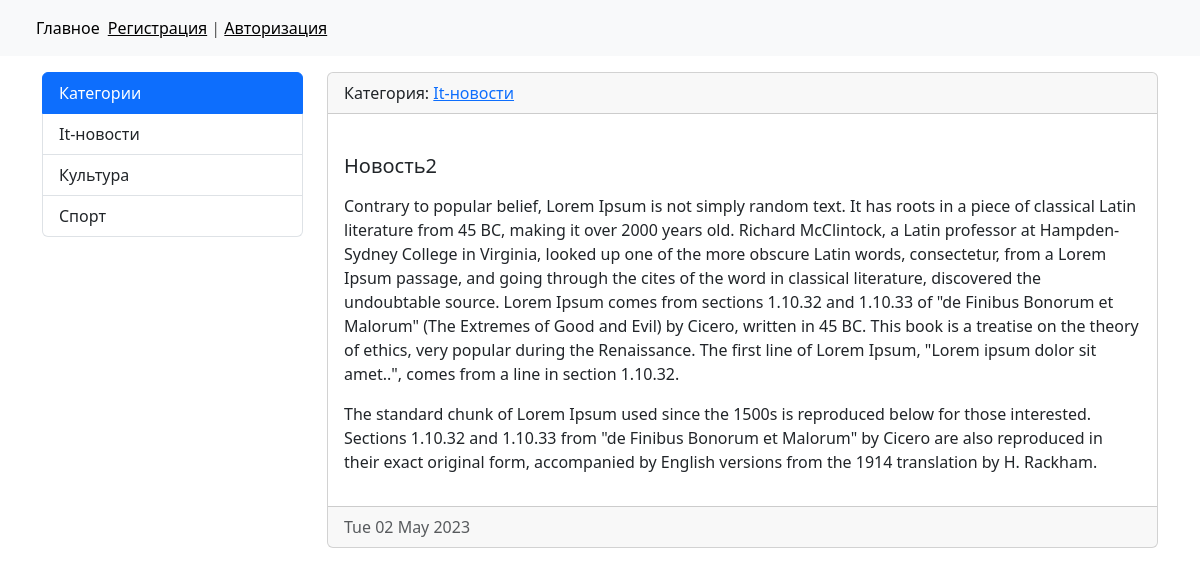
Screenshot of /news/2/ with the database file from the repository.
### news/models.py (models this page shows, shortened)
class Category(models.Model):
    name_category = models.CharField(max_length=150, db_index=True, verbose_name="Наименование категории")
    def get_absolute_url(self):
        return reverse('category', kwargs={"category_id": self.pk})
    def __str__(self):
        return self.name_category
    class Meta:
        verbose_name = "Категория"
        verbose_name_plural = "Категории"
        ordering = ["name_category"]

class News(models.Model):
    title = models.CharField(max_length=150, verbose_name="Наименование")
    content = models.TextField(blank=True, verbose_name="Контент")
    created_at = models.DateTimeField(auto_now_add=True, verbose_name="Дата публикации")
    updated_at = models.DateTimeField(auto_now=True, verbose_name="Обновлено")
    photo = models.ImageField(upload_to="photos/%Y/%m/%d", verbose_name="Фото", blank=True)
    is_public = models.BooleanField(default=True, verbose_name="Опубликовано")
    category = models.ForeignKey(Category, on_delete=models.PROTECT, null=True, verbose_name="Категория")
    class Meta:
        verbose_name = "Новость"
        verbose_name_plural = "Новости"
        ordering = ["-created_at"]

### news/views.py (the view)
# urls.py: path('news/<int:pk>/', ViewNews.as_view(), name='view_news'),
class ViewNews(DetailView):
    model = News
    context_object_name = 'news_item'

### news/templatetags/news_tags.py (called while the page is built)
@register.inclusion_tag('news/list_categories.html')
def show_category():
    categories = Category.objects.all()
    return {"categories": categories}

### news/templates/news/news_detail.html (shortened to what this page needs)
{% extends 'base.html' %}
{% block sidebar %}
{% include 'inc/_sidebar.html' %}
{% endblock %}
{% block content %}
<div class="card mb-3">
    <div class="card-header">
        Категория: <a href="{{ news_item.category.get_absolute_url }}">{{ news_item.category }}</a>
    </div>
    <div class="card-body">
        <h5 class="card-title">{{news_item.title}}</h5>
        <p class="card-text">{{ news_item.content|linebreaks }}</p>
    </div>
    <div class="card-footer text-body-secondary">
        {{ news_item.created_at|date:"D d M Y" }}
    </div>
</div>
{% endblock %}

### news/templates/news/list_categories.html
{% load news_tags%}
<div class="list-group">
    <a href="/" class="list-group-item list-group-item-action active" aria-current="true">
        Категории
    </a>
    {% for category in categories %}
    <a href="{{ category.get_absolute_url}}"
       class="list-group-item list-group-item-action">{{category.name_category}}</a>
    {% endfor %}
</div>

### rows the page displays
Category: name_category "It-новости"
Category: name_category "Культура"
Category: name_category "Спорт"
News: category "It-новости", title "Новость2", content "Contrary to popular belief, Lorem Ipsum is not simply random text. It has roots in a piece of classical Latin literature from 45 BC, making it over 2000 years old. Richard McClintock, a Latin professor at Hampden-Sydney College in Virginia, looked up one of the more obscure Latin words, consectetur, from a Lorem Ipsum passage, and going through the cites of the word in classical literature, discovered the undoubtable source. Lorem Ipsum comes from sections 1.10.32 and 1.10.33 of \"de Finibus Bonorum et Malorum\" (The Extremes of Good and Evil) by Cicero, written in 45 BC. This book is a treatise on the theory of ethics, very popular during the Renaissance. The first line of Lorem Ipsum,…", created_at "Tue 02 May 2023"
